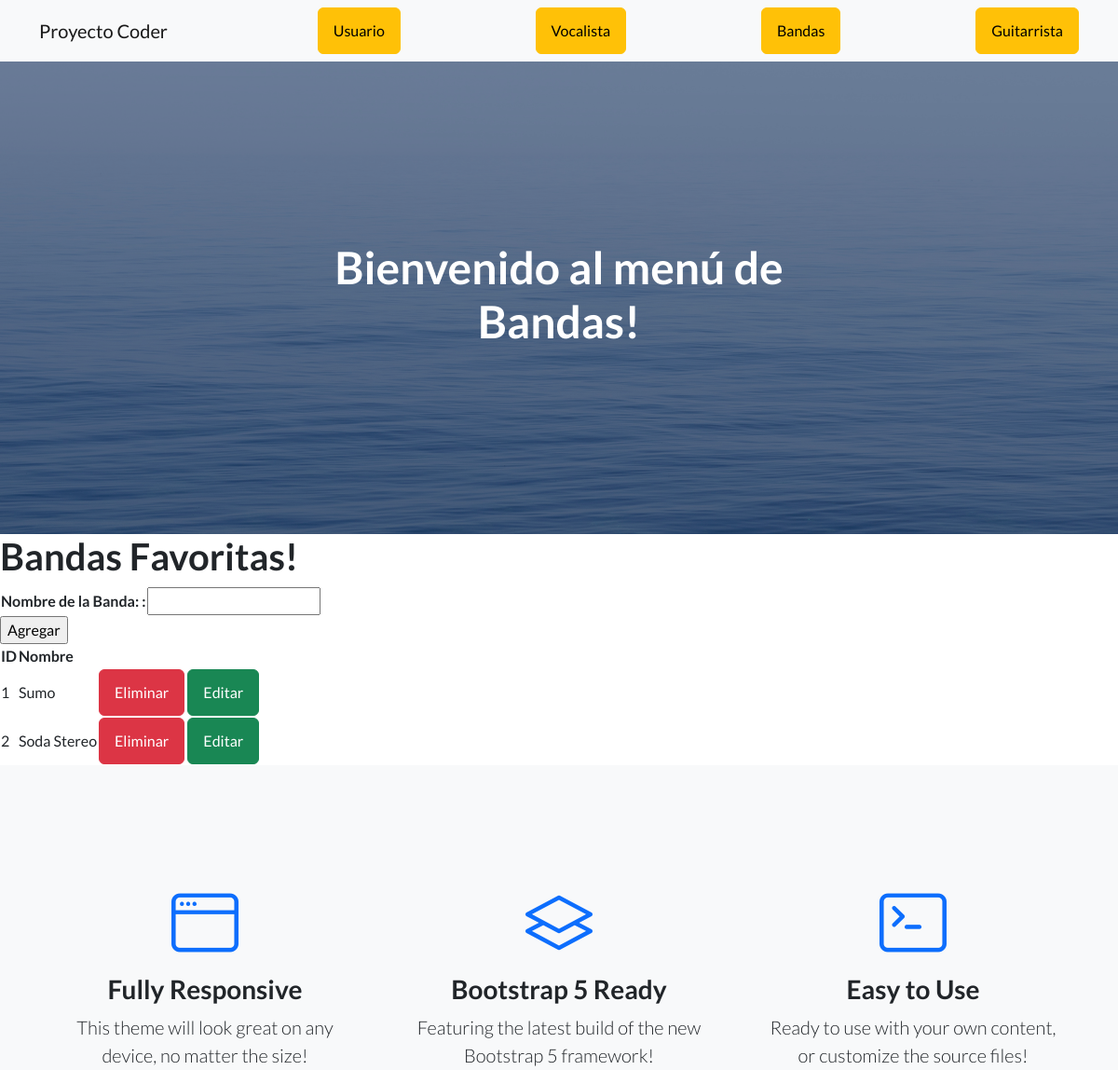
The app's page /App1/bandas/ (upper part), older data.
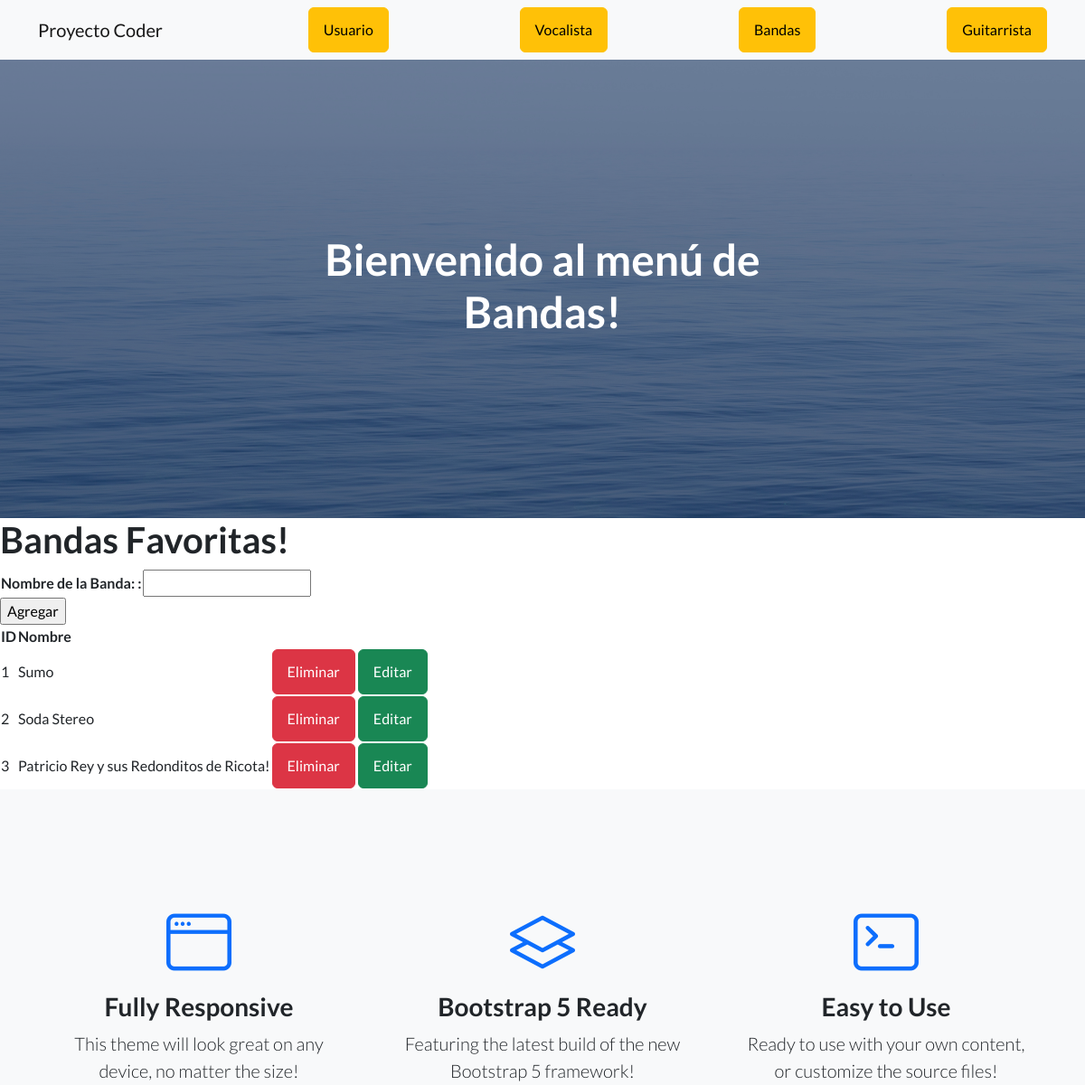
The same page, newer data.
### App1/models.py (models this page shows, shortened)
class Bandas(models.Model):
    nombre=models.CharField(max_length=50)

### App1/views.py (the view)
# urls.py: path('bandas/', bandas, name="bandas"),
def bandas(request):
    if request.method == "POST":
        form = BandasForm(request.POST)
        if form.is_valid():
            nombre = form.cleaned_data['nombre']
            bandas = Bandas()
            bandas.nombre = nombre
            bandas.save()
            form = BandasForm()
        else:
            pass
    else:
        form = BandasForm()
    bandas= Bandas.objects.all()
    contex = {"bandas": bandas, "form": form}
    return render(request,'App1/bandas.html', contex)

### App1/forms.py
class BandasForm(forms.Form):
    nombre=forms.CharField(max_length=50, label="Nombre de la Banda: ")

### App1/templates/App1/bandas.html (shortened to what this page needs)
{% extends "App1/padre.html" %}
{% load static %}
{% block titulo %}
    <h1>Bienvenido al menú de Bandas!</h1>
{% endblock %}
{% block contenido_que_cambia %}
    <h1>Bandas Favoritas!</h1>
    <form action="" method="post">
        <table>
            {{ form.as_table }}
            </table>
               <input type="submit" value="Agregar">
    </form>
    <table>
        <thead>
            <tr>
                <th>ID</th>
                <th>Nombre</th>
            </tr>
        </thead>
        <tbody>
            {% for bandas in bandas %}
            <tr>
                <td>
                    {{ bandas.id }}
                </td>
                <td>
                    {{ bandas.nombre }}
                </td>
                <td>
                    <a class="btn btn-danger", href="{% url 'eliminarBandas' bandas.id %}"> Eliminar </a>
                    <a class="btn btn-success", href="{% url 'editarBandas' bandas.id %}"> Editar</a>
                </td>
            </tr>
            {% endfor %}
        </tbody>
    </table>
{% endblock %}

Row changes from the older to the newer data that the page shows:
added Bandas: id "3", nombre "Patricio Rey y sus Redonditos de Ricota!"
